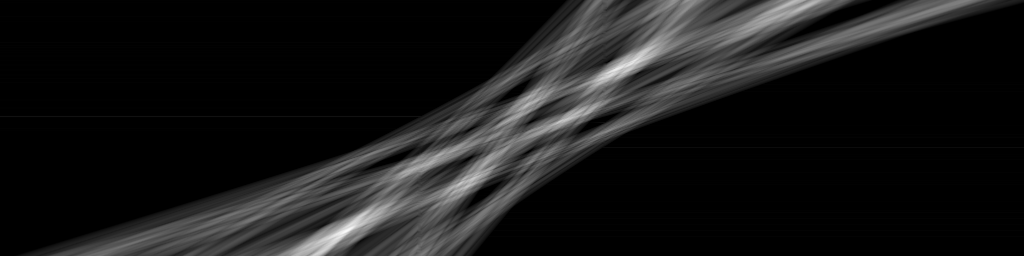
#> input picture examples/0000.tif, 1024 x 256 px
$ python test_square_padding.py
#> lines starting #> are read from the running program, lines starting #| are printed output that depends on the picture
"""
修正版剪切波分解脚本 - 使用正方形对称填充

解决长宽比悬殊图像（如 256x1024）导致的:
1. 滤波器卷绕（Filter Wrapping）: np.roll 的循环移位在短边上卷绕多次
2. 振铃效应（Gibbs Phenomenon）: 零填充导致的边缘突变
"""

import numpy as np
import pyshearlab
import os
from PIL import Image
import matplotlib.pyplot as plt

# 获取当前脚本所在目录
base_dir = os.path.dirname(os.path.abspath(__file__))
results_dir = os.path.join(base_dir, "results")

# 确保结果目录存在
if not os.path.exists(results_dir):
    os.makedirs(results_dir)

# 1. 加载图像
image_path = os.path.join(base_dir, "0000.tif")
image = np.array(Image.open(image_path), dtype=np.float64)

# 归一化到 [0, 1]
if image.max() > 1:
    image = image / 255.0

print(f"原始图像尺寸: {image.shape}")
#| 原始图像尺寸: (256, 1024)
rows, cols = image.shape[:2]
#> rows = 256; cols = 1024

# ============================================================================
# 【关键步骤 1】将图像填充为正方形，使用对称镜像填充
# ============================================================================
target_size = max(rows, cols)  # 目标尺寸取长边
#> target_size = 1024

# 计算填充量：将图像填充为正方形
pad_top = (target_size - rows) // 2
#> pad_top = 384
pad_bottom = target_size - rows - pad_top
#> pad_bottom = 384
pad_left = (target_size - cols) // 2
#> pad_left = 0
pad_right = target_size - cols - pad_left
#> pad_right = 0

print(f"填充量: 上={pad_top}, 下={pad_bottom}, 左={pad_left}, 右={pad_right}")
#| 填充量: 上=384, 下=384, 左=0, 右=0

# 使用 'symmetric' 对称填充（镜像边界）
# 这会像镜子一样延展边界，消除突变，欺骗 FFT 认为信号是连续的
img_padded = np.pad(image,
                    ((pad_top, pad_bottom), (pad_left, pad_right)),
                    mode='symmetric')
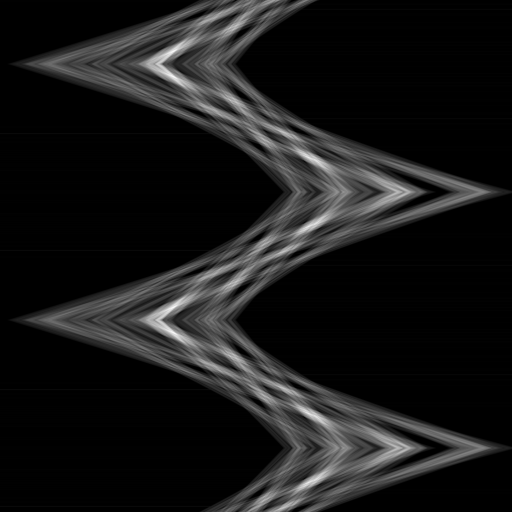
#> img_padded: shape (1024, 1024) float64 (shown at 1/2 size); min 1.01e-06, max 0.984, mean 0.096

print(f"填充后尺寸: {img_padded.shape}")  # 应该是 (target_size, target_size)
#| 填充后尺寸: (1024, 1024)
assert img_padded.shape == (target_size, target_size), "填充后必须是正方形！"

# ============================================================================
# 【关键步骤 2】基于【填充后的尺寸】生成 Shearlet 系统
# ============================================================================
# 必须用正方形尺寸生成系统，防止滤波器卷绕
scales = 2
print(f"正在生成 {target_size}x{target_size} 的剪切波系统...")
#> (printed output is left out)
#> (the run stopped early here; a loop or call above may not have finished)
